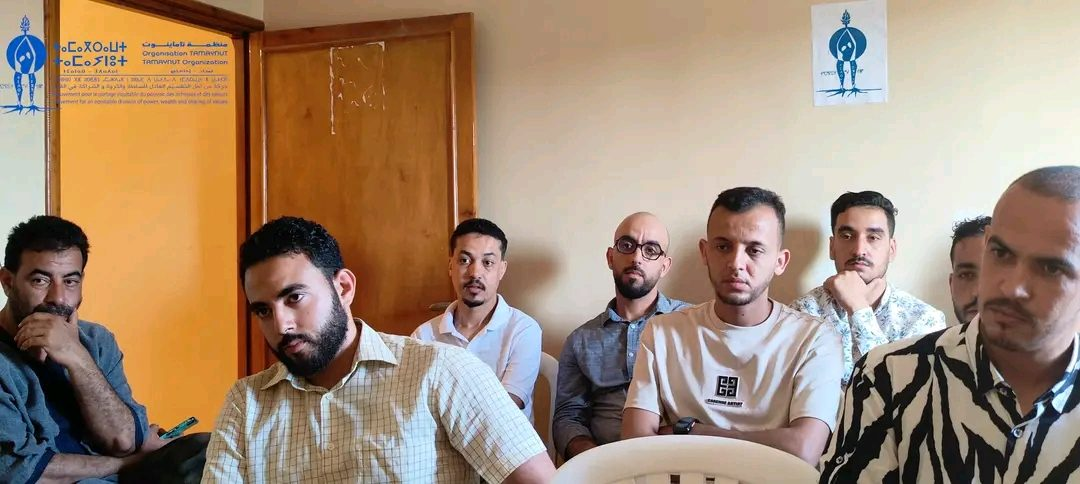
#> input picture assets/img/a2025-audience.jpg, 1080 x 484 px; its folder holds only this picture in this run
$ python make_images.py
#> lines starting #> are read from the running program, lines starting #| are printed output that depends on the picture
#!/usr/bin/env python3
"""Generate lightweight WebP copies of every image in assets/img/.

  assets/img/sm/<name>.webp  – max 640px wide (cards, article images, faces)
  assets/img/xs/<name>.webp  – max 240px wide (news-list thumbnails)
  assets/img/logo.webp       – 300px wide header/footer logo
  assets/img/hero.webp       – full-size hero

The originals stay untouched: they are still used for zoom (lightbox) and sharing.
Usage:  pip install pillow && python3 tools/make_images.py
"""
from pathlib import Path
from PIL import Image

ROOT = Path(__file__).resolve().parent.parent
IMG = ROOT / "assets" / "img"
SIZES = {"sm": 640, "xs": 240}


def save(im, dest, width, quality=74):
    if im.width > width:
        im = im.resize((width, round(im.height * width / im.width)), Image.LANCZOS)
    dest.parent.mkdir(exist_ok=True)
    im.save(dest, "WEBP", quality=quality, method=6)
    print(f"{dest.relative_to(ROOT)}  {im.width}x{im.height}  {dest.stat().st_size // 1024} KiB")


for src in sorted(IMG.glob("*")):
    if not src.is_file() or src.suffix.lower() not in {".jpg", ".jpeg", ".png", ".webp"}:
        continue
    if src.stem in {"logo", "hero"} and src.suffix == ".webp":
        continue
    if src.stem == "tifawt":  # رمز ⵜⵉⴼⴰⵡⵜ في التذييل: 168px جاهز، بلا نسخ أخرى
        continue
    im = Image.open(src)
#> im is the input picture: PIL image 1080x484 RGB; mean R, G, B 162.6, 138.2, 116.3
    im = im.convert("RGBA" if im.mode in ("RGBA", "LA", "P") else "RGB")
    if src.stem == "logo":
        save(im, IMG / "logo.webp", 300, quality=85)
        continue
    if src.stem == "hero":
        save(im, IMG / "hero.webp", 1080, quality=70)
    for folder, width in SIZES.items():
        if src.stem == "hero" and folder == "xs":
            continue
        save(im, IMG / folder / f"{src.stem}.webp", width)
#> this loop made 2 passes
#> pass 2, in save (call 2), `im = im.resize((width, round(im.height * width / im.width)), Image.LAN..`:
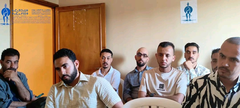
#> im: PIL image 240x108 RGB; mean R, G, B 162.6, 138.2, 116.3
